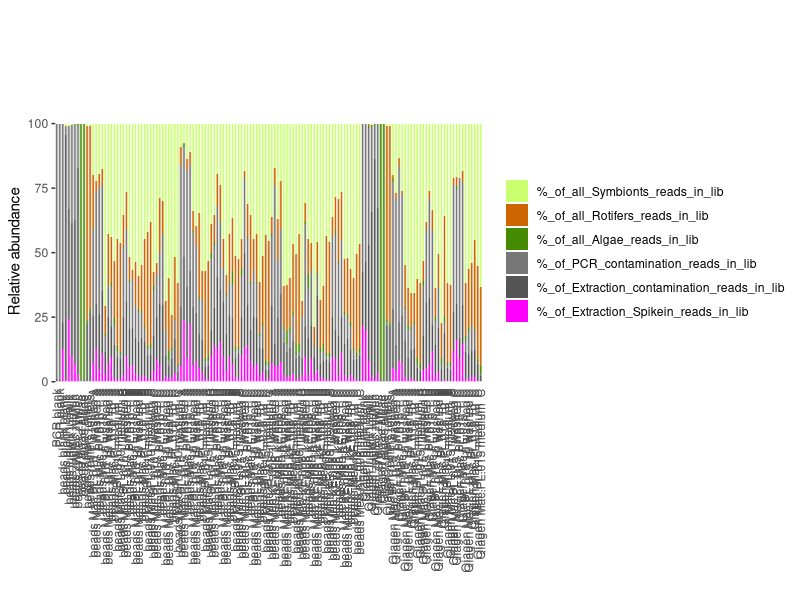

The R source for this figure:
library(reshape2)
library(ggplot2)

samples<- read.csv("../EXPERIMENT2/SAMPLES_EXPERIMENT2.csv",sep="\t", header=T)
Statistic_table<- read.csv("../EXPERIMENT2/RENAMED/Results/Statistics_table.txt",sep="\t",header=T,row.names=1)

percentages<-Statistic_table[c(12,22,21,13,14,17),  ] 
melted<-melt(t(percentages))

melted$REPLICATE<-t( samples[1, paste0(melted[,1])])


melted$EXTRACTION<-t( samples[2, paste0(melted[,1])])
melted$EXTRACTION[melted$EXTRACTION=="Chelex"]<-"1.Chelex"
melted$EXTRACTION[melted$EXTRACTION=="beads"]<-"2.SPRIbeads"
melted$SPECIES<-t( samples[3, paste0(melted[,1])])
melted$BLANK_TYPE<-t( samples[4, paste0(melted[,1])])
melted$N<-t( samples[5, paste0(melted[,1])])
melted$WASHED<-t( samples[6, paste0(melted[,1])])
melted$EXPERIMENT<-t( samples[9, paste0(melted[,1])])
melted$GENUS<-t( samples[10, paste0(melted[,1])])
melted$SAMPLE_NAME<-t( samples[11, paste0(melted[,1])])
melted$BLANK_TYPE[melted$BLANK_TYPE=="blank"]<-"0.blank"
melted$BLANK_TYPE[melted$BLANK_TYPE=="ludwik"]<-"1.ludwik"
melted$BLANK_TYPE[melted$BLANK_TYPE=="zywiec"]<-"1.zywiec"
melted$BLANK_TYPE[melted$BLANK_TYPE=="algae"]<-"2.algae"
melted$BLANK_TYPE[melted$BLANK_TYPE=="rotifers"]<-"3.algae"
melted$BLANK_TYPE[melted$BLANK_TYPE==""]<-"4.not_blank"
melted$SAMPLE<-melted[,1]
melted$WITH_REPLICATES<-melted$REPLICATE %in% c("A","B","C")
melted$NAME<-paste(melted$EXTRACTION, melted$SPECIES,melted$REPLICATE,melted$N)



COLORS<-c("darkolivegreen1","darkorange3","chartreuse4","#777777","#555555","#ff00ff")

THEME<-theme(panel.margin=unit(c(0), "lines"),  axis.ticks.x=element_blank(), panel.grid.major=element_blank(),panel.grid.minor=element_blank(),panel.border=element_rect(colour = "#ffffff", fill=NA, size=0.5), strip.background = element_blank(),axis.text.x = element_text(angle = 90, vjust = 0.5, hjust=1),strip.text   = element_text(size=0),legend.title=element_blank() )



dev.new()
svg("EXPERIMENT_2_contamination_plot.svg",width=20,height=9)

ggplot( melted, aes(x=SAMPLE_NAME,y=value,fill=Var2) )+geom_bar(stat="identity",position="stack", width=2)+ theme(panel.border = element_blank() ,panel.background = element_blank() )+facet_grid(~EXTRACTION+WITH_REPLICATES+BLANK_TYPE+GENUS+SPECIES+REPLICATE+N+SAMPLE, scales = "free", space = "free")+THEME+ scale_y_continuous(limits = c(0,101), expand = c(0, 0))+scale_fill_manual(values=COLORS)+xlab("")+ylab("Relative abundance")
dev.off()


